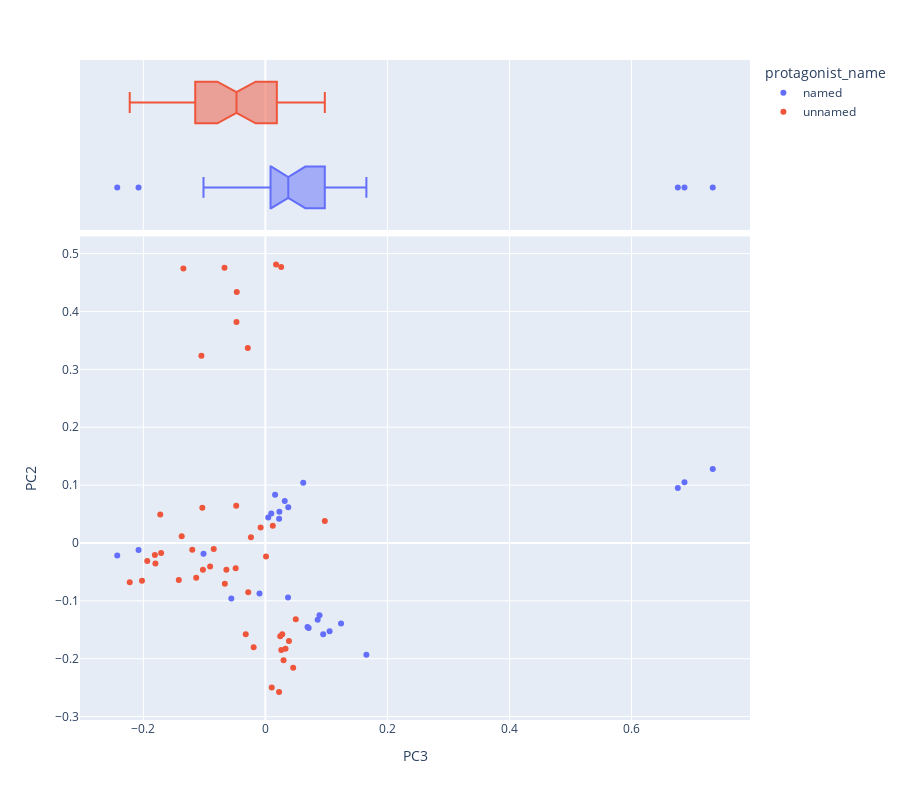

Write notebook code for a chart like this one.
### Code cell
import pandas as pd
import numpy as np
from scipy.linalg import norm
import plotly_express as px
import seaborn as sns
from sklearn.decomposition import PCA
sns.set(style='ticks')
OHCO = ['book_id', 'chap_id']
# Added after class
norm_docs = True # This has the effect of exaggerating variance when False
center_term_vectors = True # This has the effect of demoting authorship when False
colors = "YlGnBu" 
# colors = "Spectral"




pca_engine = PCA(n_components=10)
DCM = pd.DataFrame(pca_engine.fit_transform(L2.fillna(0)), index=L2.index)
DCM.columns = ['PC{}'.format(i) for i in DCM.columns]
DCM = DCM.join(LIB[['author','protagonist_name']], on='book_id') #the lavel i will use is work_type
def vis_pcs(M, a, b, label='author', hover_name='author', symbol=None, size=None):
    return px.scatter(M, f"PC{a}", f"PC{b}", color=label, hover_name=hover_name, 
                     symbol=symbol, size=size,
                     marginal_x='box', height=800)

def vis_loadings(a=0, b=1, hover_name='term_str'):
    return px.scatter(LOADINGS.reset_index(), f"PC{a}", f"PC{b}", 
                      text='term_str', hover_name='term_str',
                      size='dfidf', color='max_pos_group', 
                      marginal_x='box', height=800)
LOADINGS = pd.DataFrame(pca_engine.components_.T * np.sqrt(pca_engine.explained_variance_))
LOADINGS.columns = ["PC{}".format(i) for i in LOADINGS.columns]
LOADINGS.index = L2.columns
LOADINGS.index.name = 'term_str'
LOADINGS = LOADINGS.join(VOCAB)
vis_pcs(DCM, 3, 2, label='protagonist_name', hover_name= 'protagonist_name')

### Figure 1 — Plotly figure (JSON) as saved in the notebook; plotly's stock layout.template omitted (floating-point values rounded to 4 significant figures)
{"data": [{"hovertemplate": "<b>%{hovertext}</b><br><br>protagonist_name=named<br>PC3=%{x}<br>PC2=%{y}<extra></extra>", "hovertext": ["named", "named", "named", "named", "named", "named", "named", "named", "named", "named", "named", "named", "named", "named", "named", "named", "named", "named", "named", "named", "named", "named", "named", "named", "named"], "legendgroup": "named", "marker": {"color": "#636efa", "symbol": "circle"}, "mode": "markers", "name": "named", "orientation": "v", "showlegend": true, "type": "scatter", "x": [0.6759, 0.7332, 0.6868, -0.1015, -0.208, -0.2429, -0.05588, 0.03743, 0.06196, 0.009638, 0.004622, 0.02243, 0.0158, 0.03165, 0.02285, 0.1655, 0.124, 0.09467, 0.06894, 0.03704, 0.1052, 0.08561, 0.07086, -0.009742, 0.08865], "xaxis": "x", "y": [0.09484, 0.1279, 0.1048, -0.01856, -0.01207, -0.02184, -0.09607, 0.06159, 0.1042, 0.05093, 0.04406, 0.04177, 0.0833, 0.07254, 0.05409, -0.193, -0.139, -0.1578, -0.1454, -0.09413, -0.1526, -0.1325, -0.1471, -0.08747, -0.1251], "yaxis": "y"}, {"alignmentgroup": "True", "hovertemplate": "<b>%{hovertext}</b><br><br>protagonist_name=named<br>PC3=%{x}<extra></extra>", "hovertext": ["named", "named", "named", "named", "named", "named", "named", "named", "named", "named", "named", "named", "named", "named", "named", "named", "named", "named", "named", "named", "named", "named", "named", "named", "named"], "legendgroup": "named", "marker": {"color": "#636efa", "symbol": "circle"}, "name": "named", "notched": true, "offsetgroup": "named", "showlegend": false, "type": "box", "x": [0.6759, 0.7332, 0.6868, -0.1015, -0.208, -0.2429, -0.05588, 0.03743, 0.06196, 0.009638, 0.004622, 0.02243, 0.0158, 0.03165, 0.02285, 0.1655, 0.124, 0.09467, 0.06894, 0.03704, 0.1052, 0.08561, 0.07086, -0.009742, 0.08865], "xaxis": "x2", "yaxis": "y2"}, {"hovertemplate": "<b>%{hovertext}</b><br><br>protagonist_name=unnamed<br>PC3=%{x}<br>PC2=%{y}<extra></extra>", "hovertext": ["unnamed", "unnamed", "unnamed", "unnamed", "unnamed", "unnamed", "unnamed", "unnamed", "unnamed", "unnamed", "unnamed", "unnamed", "unnamed", "unnamed", "unnamed", "unnamed", "unnamed", "unnamed", "unnamed", "unnamed", "unnamed", "unnamed", "unnamed", "unnamed", "unnamed", "unnamed", "unnamed", "unnamed", "unnamed", "unnamed", "unnamed", "unnamed", "unnamed", "unnamed", "unnamed", "unnamed", "unnamed", "unnamed", "unnamed", "unnamed", "unnamed", "unnamed", "unnamed", "unnamed", "unnamed"], "legendgroup": "unnamed", "marker": {"color": "#EF553B", "symbol": "circle"}, "mode": "markers", "name": "unnamed", "orientation": "v", "showlegend": true, "type": "scatter", "x": [-0.1034, -0.1709, -0.2224, -0.1372, -0.08475, -0.09066, -0.1199, -0.02821, -0.06397, -0.1724, 0.0121, -0.02886, 0.04549, 0.01038, -0.04789, 0.03295, 0.0297, 0.02424, -0.03226, -0.1049, 0.02758, 0.02237, 0.09734, 0.02602, -0.04743, -0.1345, -0.04699, 0.01746, 0.0258, -0.06709, -0.007874, 0.03856, -0.02378, 0.0009648, -0.0193, -0.06652, -0.04879, -0.142, -0.1024, -0.1134, -0.1811, -0.1803, -0.1937, -0.2023, 0.04975], "xaxis": "x", "y": [0.06083, -0.01749, -0.06789, 0.0114, -0.01046, -0.04044, -0.01174, -0.0851, -0.04611, 0.04915, 0.02956, 0.337, -0.2156, -0.2498, 0.06431, -0.1828, -0.2028, -0.161, -0.1577, 0.3233, -0.1576, -0.2576, 0.03781, -0.1848, 0.3818, 0.4741, 0.4338, 0.4813, 0.477, 0.4754, 0.02683, -0.1696, 0.009832, -0.02338, -0.1804, -0.07051, -0.04359, -0.06393, -0.0461, -0.06019, -0.02087, -0.03549, -0.03103, -0.06506, -0.1317], "yaxis": "y"}, {"alignmentgroup": "True", "hovertemplate": "<b>%{hovertext}</b><br><br>protagonist_name=unnamed<br>PC3=%{x}<extra></extra>", "hovertext": ["unnamed", "unnamed", "unnamed", "unnamed", "unnamed", "unnamed", "unnamed", "unnamed", "unnamed", "unnamed", "unnamed", "unnamed", "unnamed", "unnamed", "unnamed", "unnamed", "unnamed", "unnamed", "unnamed", "unnamed", "unnamed", "unnamed", "unnamed", "unnamed", "unnamed", "unnamed", "unnamed", "unnamed", "unnamed", "unnamed", "unnamed", "unnamed", "unnamed", "unnamed", "unnamed", "unnamed", "unnamed", "unnamed", "unnamed", "unnamed", "unnamed", "unnamed", "unnamed", "unnamed", "unnamed"], "legendgroup": "unnamed", "marker": {"color": "#EF553B", "symbol": "circle"}, "name": "unnamed", "notched": true, "offsetgroup": "unnamed", "showlegend": false, "type": "box", "x": [-0.1034, -0.1709, -0.2224, -0.1372, -0.08475, -0.09066, -0.1199, -0.02821, -0.06397, -0.1724, 0.0121, -0.02886, 0.04549, 0.01038, -0.04789, 0.03295, 0.0297, 0.02424, -0.03226, -0.1049, 0.02758, 0.02237, 0.09734, 0.02602, -0.04743, -0.1345, -0.04699, 0.01746, 0.0258, -0.06709, -0.007874, 0.03856, -0.02378, 0.0009648, -0.0193, -0.06652, -0.04879, -0.142, -0.1024, -0.1134, -0.1811, -0.1803, -0.1937, -0.2023, 0.04975], "xaxis": "x2", "yaxis": "y2"}], "layout": {"height": 800, "legend": {"title": {"text": "protagonist_name"}, "tracegroupgap": 0}, "margin": {"t": 60}, "xaxis": {"anchor": "y", "domain": [0, 1], "title": {"text": "PC3"}}, "xaxis2": {"anchor": "y2", "domain": [0, 1], "matches": "x", "showgrid": true, "showticklabels": false}, "yaxis": {"anchor": "x", "domain": [0, 0.7326], "title": {"text": "PC2"}}, "yaxis2": {"anchor": "x2", "domain": [0.7426, 1], "matches": "y2", "showgrid": false, "showline": false, "showticklabels": false, "ticks": ""}}}
